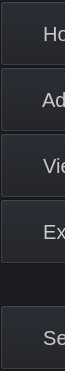
           <widget class="QFrame" name="frame_menu_bottom">
            <property name="sizePolicy">
             <sizepolicy hsizetype="Expanding" vsizetype="Expanding">
              <horstretch>0</horstretch>
              <verstretch>0</verstretch>
             </sizepolicy>
            </property>
            <property name="minimumSize">
             <size>
              <width>65</width>
              <height>0</height>
             </size>
            </property>
            <property name="maximumSize">
             <size>
              <width>65</width>
              <height>16777215</height>
             </size>
            </property>
            <property name="styleSheet">
             <string notr="true">background-color: rgb(27, 29, 35);</string>
            </property>
            <property name="frameShape">
             <enum>QFrame::NoFrame</enum>
            </property>
            <property name="frameShadow">
             <enum>QFrame::Sunken</enum>
            </property>
            <layout class="QVBoxLayout" name="verticalLayout_5">
             <property name="spacing">
              <number>1</number>
             </property>
             <property name="leftMargin">
              <number>0</number>
             </property>
             <property name="topMargin">
              <number>1</number>
             </property>
             <property name="rightMargin">
              <number>0</number>
             </property>
             <property name="bottomMargin">
              <number>1</number>
             </property>
             <item>
              <widget class="QPushButton" name="btn_home">
               <property name="sizePolicy">
                <sizepolicy hsizetype="Ignored" vsizetype="Maximum">
                 <horstretch>0</horstretch>
                 <verstretch>0</verstretch>
                </sizepolicy>
               </property>
               <property name="minimumSize">
                <size>
                 <width>200</width>
                 <height>65</height>
                </size>
               </property>
               <property name="maximumSize">
                <size>
                 <width>16777215</width>
                 <height>65</height>
                </size>
               </property>
               <property name="styleSheet">
                <string notr="true">QPushButton {
	color: rgb(201, 202, 204);
	font-size: 20px;
	padding-left: 20px;
	text-align: left;
}

QPushButton:hover {
	background-color: rgb(33, 37, 43);
}
QPushButton:pressed {	
	background-color: rgb(85, 170, 255);
}

</string>
               </property>
               <property name="text">
                <string>    Home</string>
               </property>
               <property name="icon">
                <iconset>
                 <normalon>icons/24x24/cil-home.png</normalon>
                </iconset>
               </property>
               <property name="iconSize">
                <size>
                 <width>24</width>
                 <height>24</height>
                </size>
               </property>
              </widget>
             </item>
             <item>
              <widget class="QPushButton" name="btn_add">
               <property name="sizePolicy">
                <sizepolicy hsizetype="Ignored" vsizetype="Maximum">
                 <horstretch>0</horstretch>
                 <verstretch>0</verstretch>
                </sizepolicy>
               </property>
               <property name="minimumSize">
                <size>
                 <width>200</width>
                 <height>65</height>
                </size>
               </property>
               <property name="maximumSize">
                <size>
                 <width>16777215</width>
                 <height>65</height>
                </size>
               </property>
               <property name="styleSheet">
                <string notr="true">QPushButton {
	color: rgb(201, 202, 204);
	font-size: 20px;
	padding-left: 20px;
	text-align: left;
}

QPushButton:hover {
	background-color: rgb(33, 37, 43);
}
QPushButton:pressed {	
	background-color: rgb(85, 170, 255);
}

</string>
               </property>
               <property name="text">
                <string>    Add/delete</string>
               </property>
               <property name="icon">
                <iconset>
                 <normalon>icons/24x24/cil-library-add.png</normalon>
                </iconset>
               </property>
               <property name="iconSize">
                <size>
                 <width>24</width>
                 <height>24</height>
                </size>
               </property>
              </widget>
             </item>
             <item>
              <widget class="QPushButton" name="btn_view">
               <property name="sizePolicy">
                <sizepolicy hsizetype="Ignored" vsizetype="Maximum">
                 <horstretch>0</horstretch>
                 <verstretch>0</verstretch>
                </sizepolicy>
               </property>
               <property name="minimumSize">
                <size>
                 <width>200</width>
                 <height>65</height>
                </size>
               </property>
               <property name="maximumSize">
                <size>
                 <width>16777215</width>
                 <height>65</height>
                </size>
               </property>
               <property name="styleSheet">
                <string notr="true">QPushButton {
	color: rgb(201, 202, 204);
	font-size: 20px;
	padding-left: 20px;
	text-align: left;
}

QPushButton:hover {
	background-color: rgb(33, 37, 43);
}
QPushButton:pressed {	
	background-color: rgb(85, 170, 255);
}

</string>
               </property>
               <property name="text">
                <string>    View data</string>
               </property>
               <property name="icon">
                <iconset>
                 <normalon>icons/24x24/cil-chart-line.png</normalon>
                </iconset>
               </property>
               <property name="iconSize">
                <size>
                 <width>24</width>
                 <height>24</height>
                </size>
               </property>
              </widget>
             </item>
             <item>
              <widget class="QPushButton" name="btn_export">
               <property name="sizePolicy">
                <sizepolicy hsizetype="Ignored" vsizetype="Maximum">
                 <horstretch>0</horstretch>
                 <verstretch>0</verstretch>
                </sizepolicy>
               </property>
               <property name="minimumSize">
                <size>
                 <width>200</width>
                 <height>65</height>
                </size>
               </property>
               <property name="maximumSize">
                <size>
                 <width>16777215</width>
                 <height>65</height>
                </size>
               </property>
               <property name="styleSheet">
                <string notr="true">QPushButton {
	color: rgb(201, 202, 204);
	font-size: 20px;
	padding-left: 20px;
	text-align: left;
}

QPushButton:hover {
	background-color: rgb(33, 37, 43);
}
QPushButton:pressed {	
	background-color: rgb(85, 170, 255);
}

</string>
               </property>
               <property name="text">
                <string>    Export (CSV)</string>
               </property>
               <property name="icon">
                <iconset>
                 <normalon>icons/24x24/cil-folder-open.png</normalon>
                </iconset>
               </property>
               <property name="iconSize">
                <size>
                 <width>24</width>
                 <height>24</height>
                </size>
               </property>
              </widget>
             </item>
             <item>
              <spacer name="verticalSpacer">
               <property name="orientation">
                <enum>Qt::Vertical</enum>
               </property>
               <property name="sizeHint" stdset="0">
                <size>
                 <width>20</width>
                 <height>40</height>
                </size>
               </property>
              </spacer>
             </item>
             <item>
              <widget class="QPushButton" name="btn_settings">
               <property name="sizePolicy">
                <sizepolicy hsizetype="Ignored" vsizetype="Fixed">
                 <horstretch>0</horstretch>
                 <verstretch>0</verstretch>
                </sizepolicy>
               </property>
               <property name="minimumSize">
                <size>
                 <width>200</width>
                 <height>65</height>
                </size>
               </property>
               <property name="styleSheet">
                <string notr="true">QPushButton {
	color: rgb(201, 202, 204);
	font-size: 20px;
	padding-left: 20px;
	text-align: left;
}

QPushButton:hover {
	background-color: rgb(33, 37, 43);
}
QPushButton:pressed {	
	background-color: rgb(85, 170, 255);
}

</string>
               </property>
               <property name="text">
                <string>    Settings</string>
               </property>
               <property name="icon">
                <iconset>
                 <normalon>icons/24x24/cil-settings.png</normalon>
                </iconset>
               </property>
               <property name="iconSize">
                <size>
                 <width>24</width>
                 <height>24</height>
                </size>
               </property>
              </widget>
             </item>
            </layout>
           </widget>
